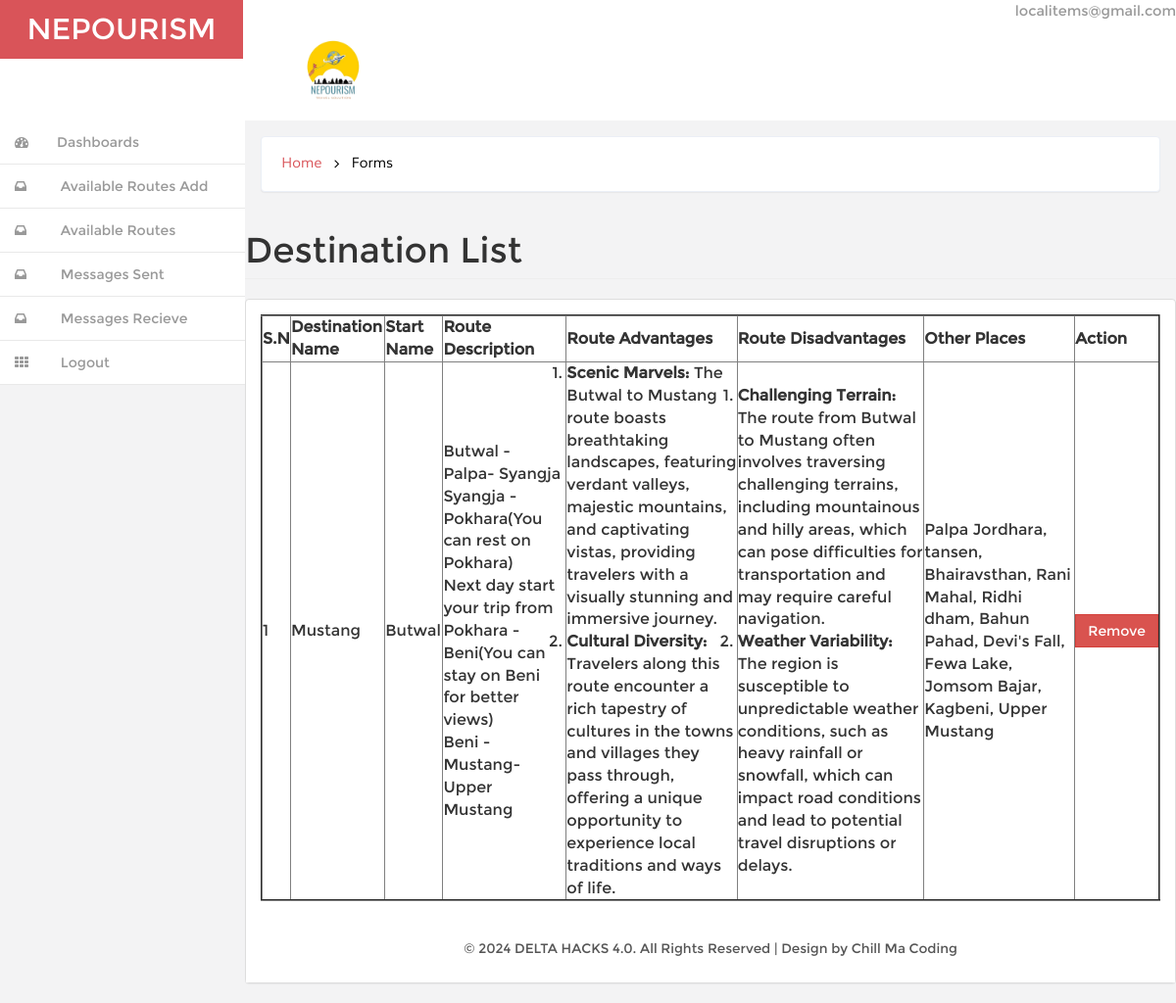
/admin/availableroute (signed in), run on the app's committed database.
### tables this page shows
CREATE TABLE `tbl_available` (
  `id` int(11) NOT NULL,
  `admin_email` varchar(100) DEFAULT NULL,
  `route_id` int(11) DEFAULT NULL
);

CREATE TABLE `tbl_route` (
  `id` int(11) NOT NULL,
  `dest_name` varchar(100) NOT NULL,
  `start_name` varchar(100) NOT NULL,
  `route_desc` text NOT NULL,
  `adv_routes` text NOT NULL,
  `des_routes` text NOT NULL,
  `other_places` varchar(255) NOT NULL
);

### admin/controller/admincontroller.php (called while the page is built, shortened)
<?php
class admincontroller extends controller
{
	function __construct()
	{
		$this->route=$this->loadmodel("route");
		$this->available=$this->loadmodel("available");
	}
	function availableroute()
	{
		$this->available->admin_email=sessionhelper::get('admin');
		$this->output1=$this->available->availablerouteadmin();
		$this->loadview("availableroutes");
	}
			}
?>

### admin/config/config.php (called while the page is built, shortened)
<?php
function base_url($atRoot=FALSE, $atCore=FALSE, $parse=FALSE) {
        if (isset($_SERVER['HTTP_HOST'])) {
            $http = isset($_SERVER['HTTPS']) && strtolower($_SERVER['HTTPS']) !== 'off' ? 'https' : 'http';
            $hostname = $_SERVER['HTTP_HOST'];
            $dir =  str_replace(basename($_SERVER['SCRIPT_NAME']), '', $_SERVER['SCRIPT_NAME']);
            $core = preg_split('@/@', str_replace($_SERVER['DOCUMENT_ROOT'], '', realpath(dirname(__FILE__))), NULL, PREG_SPLIT_NO_EMPTY);
            $core = $core[0];
            $tmplt = $atRoot ? ($atCore ? "%s://%s/%s/" : "%s://%s/") : ($atCore ? "%s://%s/%s/" : "%s://%s%s");
            $end = $atRoot ? ($atCore ? $core : $hostname) : ($atCore ? $core : $dir);
            $base_url = sprintf( $tmplt, $http, $hostname, $end );
        }
        else $base_url = 'http://localhost/';
        return $base_url;
}
?>

### admin/session/session.class.php (called while the page is built, shortened)
<?php
class sessionhelper
{
	static function get($var)
	{
		return $_SESSION[$var];
	}
 }
 ?>

### admin/libs/model.php (called while the page is built, shortened)
<?php
class common{
	function __construct(){
		$this->con=new mysqli('localhost','root','','ggnepal');
	}
	function select($sql){
		$res=$this->con->query($sql);
		$data=[];
		if ($res->num_rows>0) {
			while ($row=$res->fetch_object()) {
				$data[]=$row;
			}
		}
		return $data;
	}
}
?>

### admin/model/available.model.php (called while the page is built, shortened)
<?php
class available extends common
{
	public $route_id,$admin_email;
	function availablerouteadmin()
	{
		$sql="select * from tbl_available where admin_email='$this->admin_email'";
		return $this->select($sql);
	}
}
?>

### admin/model/route.model.php (called while the page is built, shortened)
<?php
class route extends common
{
	function routedetail($route_id)
	{
		$sql="select * from tbl_route where id='$route_id'";
		return $this->select($sql);
	}
}

### admin/view/availableroutes.php (the view)
             <div class="banner">
               <h2>
                      <a href="index.html">Home</a>
                      <i class="fa fa-angle-right"></i>
                      <span>Forms</span>
                      </h2>
            </div>
<div class="row">
  <div class="col-lg-12">
    <h1 class="page-header">Destination List</h1>
  </div>
</div>
  <div class="row">
<div class="col-md-12">
  <div class="panel panel-default">
    <div class="panel-body">
      <table data-toggle="table" data-url="tables/data1.json"  data-show-refresh="true" data-show-toggle="true" data-show-columns="true" data-search="true" data-select-item-name="toolbar1" data-pagination="true" data-sort-name="name" border="2">
               <thead>
    <tr>
      <th data-field="sn">S.N</th>
                      <th data-field="sem">Destination Name</th>
                      <th data-field="pro">Start Name</th>
                      <th data-field="sem"> Route Description</th>
                      <th data-field="sem">Route Advantages</th>
                    <th data-field="Faculty Name">Route Disadvantages</th>
                    <th data-field="Faculty Name">Other Places</th>
                    <th data-field="Remove">Action</th>
    </tr></thead>
               <tbody>
                      <?php
                      $sn=0;
                      foreach($this->output1 as $ou)
                      {
                        $o=$this->route->routedetail($ou->route_id);
                             $sn++;
                             echo "<tr><td>$sn</td>";
                             echo "<td>".$o[0]->dest_name."</td>";
                             echo "<td>".$o[0]->start_name."</td>";
                             echo "<td>".$o[0]->route_desc."</td>";
                             echo "<td>".$o[0]->adv_routes."</td>";
                             echo "<td>".$o[0]->des_routes."</td>";
                             echo "<td>".$o[0]->other_places."</td>";
                             echo "<td><a href='remove?id=".$o[0]->id."' class='btn btn-danger'>Remove</td>";
                      }
                      ?>
               </tbody>
  </table>
 </div>

### admin/index.php (shortened to what this page needs)
<?php
require_once 'config/config.php';
require_once 'libs/controller.php';
require_once 'libs/model.php';
require_once 'session/session.class.php';
$url=[];
if(isset($_GET['p'])){
$url=explode('/',$_GET['p']);
}
else
{
	$url[0]='index';
}
$count=count($url);
if ($count==1) {
	require_once "controller/admincontroller.php";
	$admin=new admincontroller;
	if($url[0]=='index')
	{
		$admin->index();
	}
	else if($url[0]=='post.login')
	{
		$admin->login();
	}
	else if($url[0]=="dashboard")
	{
		$admin->dashboard();
	}
	else if($url[0]=="availableroute")
	{
		$admin->availableroute();
	}
}
?>

### admin/libs/controller.php (shortened to what this page needs)
<?php
class controller{
	function loadmodel($modelname){
		$path='model/'.$modelname.'.model'.'.php';
		return new $modelname;
	}
	function loadview($viewname,$header=true,$footer=true){
		$path='view/'.$viewname.'.php';
		if ($header) {
			require_once 'view/layout/header.php';
		}
		require_once $path;
		if ($footer) {
			require_once 'view/layout/footer.php';
		}
	}
}
?>

### admin/view/layout/header.php (shortened to what this page needs)
<!DOCTYPE HTML>
<html>
<head>
<link href="<?php echo base_url() ?>view/css/bootstrap.min.css" rel='stylesheet' type='text/css' />
<link href="<?php echo base_url() ?>view/css/style.css" rel='stylesheet' type='text/css' />
<link href="<?php echo base_url() ?>view/css/font-awesome.css" rel="stylesheet">
<link href="<?php echo base_url() ?>view/css/custom.css" rel="stylesheet">
</head>
<body>
        <nav class="navbar-default navbar-static-top" role="navigation">
             <div class="navbar-header">
               <h1> <a class="navbar-brand" href="index">NEPOURISM</a></h1>
			   </div>
			 <div class=" border-bottom">
        	<div class="full-left">
        	  <section class="full-top">
				<button id="toggle"><img src="<?php echo base_url().'view/images/logo.png' ?>" height="100px" width="100px"></button>
			</section>
            <div class="clearfix"> </div>
           </div>
		    <div class="drop-men" >
		        <ul class=" nav_1">
					<li class="dropdown">
		              <a href="#" class="dropdown-toggle dropdown-at" data-toggle="dropdown"><span class=" name-caret">
		              	<?php
		              $val=sessionhelper::get('admin');
		              echo $val;
		               ?>
		            </li>
		        </ul>
		     </div>
			<div class="clearfix">
     </div>
		    <div class="navbar-default sidebar" role="navigation">
                <div class="sidebar-nav navbar-collapse">
                <ul class="nav" id="side-menu">
                    <li>
                        <a href="<?php echo 'dashboard' ?>" class=" hvr-bounce-to-right"><i class="fa fa-dashboard nav_icon "></i><span class="nav-label">Dashboards</span> </a>
                    </li>
					 <li>
                        <a href="<?php echo 'addroutes' ?>" class=" hvr-bounce-to-right"><i class="fa fa-inbox nav_icon"></i> <span class="nav-label">Available Routes Add</span> </a>
                    </li>
                    <li>
                        <a href="<?php echo 'availableroute' ?>" class=" hvr-bounce-to-right"><i class="fa fa-inbox nav_icon"></i> <span class="nav-label">Available Routes</span> </a>
                    </li>
                    <li>
                         <a href="<?php echo 'sentmessage' ?>" class=" hvr-bounce-to-right"><i class="fa fa-inbox nav_icon"></i> <span class="nav-label">Messages Sent</span> </a>
                    </li>
                     <li>
                         <a href="<?php echo 'recievemessage' ?>" class=" hvr-bounce-to-right"><i class="fa fa-inbox nav_icon"></i> <span class="nav-label">Messages Recieve</span> </a>
                    </li>
                    <li>
                        <a href="<?php echo 'logout' ?>" class=" hvr-bounce-to-right"><i class="fa fa-th nav_icon"></i> <span class="nav-label">Logout</span> </a>
                    </li>
                </ul>
            </div>
			</div>
        </nav>
        <div id="page-wrapper" class="gray-bg dashbard-1">
       <div class="content-main">

### admin/view/layout/footer.php (shortened to what this page needs)
<div class="copy">
             <p> &copy; 2024 DELTA HACKS 4.0. All Rights Reserved | Design by Chill Ma Coding  </p>	    </div>
	    </div>
		</div>
       </div>
     </div>
</body>
</html>

### admin/view/css/style.css (style rules this page uses)
h4, h5, h6, h1, h2, h3 { margin: 0; }
ul, ol { margin: 0;padding: 0; }
p { margin: 0; }
html, body { font-family:'Montserrat-Regular'; font-size: 100%; background:#F3F3F4; overflow-x: hidden; }
body a { transition:0.5s all; -webkit-transition:0.5s all; -moz-transition:0.5s all; -o-transition:0.5s all; -ms-transition:0.5s all; }
.navbar-default.sidebar { background-color: #fff; }
h1 a.navbar-brand { color: #fff !important; font-size: 30px; font-weight: 500; padding: 20px 0px; background: #d95459; text-align: center; width:248px; height: 60px; }
i.nav_icon { color: #fff; margin-right:6px; }
.sidebar ul li a { color: #999; font-size:14px; }
.hvr-bounce-to-right { display: inline-block; vertical-align: middle; -webkit-transform: translateZ(0); transform: translateZ(0); box-shadow: 0 0 1px rgba(0, 0, 0, 0); -webkit-backface-visibility: hidden; backface-visibility: hidden; -moz-osx-font-smoothing: grayscale; position: relative; -webkit-transition-property: color; transition-property: color; -webkit-transition-duration: 0.5s; transition-duration: 0.5s; }
.hvr-bounce-to-right:before { content: ""; position: absolute; z-index: -1; top: 0; left: 0; right: 80%; bottom: 0; background:#7f8c8d; -webkit-transform: scaleX(0); transform: scaleX(0); -webkit-transform-origin: 0 50%; transform-origin: 0 50%; -webkit-transition-property: transform; transition-property: transform; -webkit-transition-duration: 0.5s; transition-duration: 0.5s; -webkit-transition-timing-function: ease-out; transition-timing-function: ease-out; }
.nav > li > a { color: #999; font-weight:500; padding: 0px 20px 0px 0px; font-size: 0.85em; border-bottom: 1px solid #E9E9E9; }
.nav > li > a i { margin-right: 14px; }
i.nav_icon { color: #999; padding: 15px; width: 44px; height: 44px; }
@media (min-width: 768px) { #page-wrapper { position: inherit; margin: 0 0 0 240px; min-height: 1000px; } }
a.dropdown-toggle.dropdown-at { border-bottom: none; }
.content-main { background-color: #F3F3F4; padding-top: 1em; }
.full-top { float:left; }
.border-bottom { background-color: #fff; }
.full-left { float: left; width: 40%; margin-left: 3%; margin-top: 1.3em; }
.full-left button { background: none; border: none; outline: none; color: #B3AEAE; font-size: 0.9em; }
.drop-men { float: right; }
.dropdown-at { padding: 0 !important; position: relative; color: #999; font-size: 0.9em; text-decoration: none ; }
.dropdown, .dropup { display: inline-block; padding:0; }
.banner { background: #fff; display: block; margin: 0em 1em ; padding:1em; border: 1px solid #ebeff6; border-color: #ebeff6; border-radius: 4px; -webkit-border-radius: 4px; -o-border-radius: 4px; -moz-border-radius: 4px; -ms-border-radius: 4px; -webkit-box-shadow: 0 1px 1px rgba(0,0,0,.05); box-shadow: 0 1px 1px rgba(0,0,0,.05); }
.banner h2 { font-size:0.9em; }
.banner h2 a { color:#D95459; text-decoration:none; font-family: 'Muli-Regular'; padding:0.3em ; }
.banner h2 span { color:#000; font-family: 'Muli-Regular'; padding:0.3em ; }
.banner h2 i { color:#000; vertical-align:middle; padding:0.3em ; }
.btn { border-radius: 0px; outline: none; }
.copy { background:#fff; text-align:center; padding:1.5em 0; }
.copy p, .copy-right p { font-size:0.85em; color:#555; }

### admin/view/css/custom.css (style rules this page uses)
#page-wrapper { min-height: 568px; }
@media (min-width:768px) { #page-wrapper { position: inherit; margin: 0 0 0 250px; } }
.sidebar .sidebar-nav.navbar-collapse { padding-right: 0; padding-left: 0; }
@media (min-width:768px) { .sidebar { z-index: 1; position: absolute; width: 250px; } }

### data on the page
tbl_available: route.dest_name "Mustang", route.start_name "Butwal", route.route_desc "Butwal - Palpa- Syangja Syangja - Pokhara(You can rest on Pokhara) Next day start your trip from Pokhara - Beni(You can stay on Beni for better views) Beni - Mustang- Upper Mustang", route.adv_routes "Scenic Marvels: The Butwal to Mustang route boasts breathtaking landscapes, featuring verdant valleys, majestic mountains, and captivating vistas, providing travelers with a visually stunning and immersive journey. Cultural Diversity: Travelers along this route encounter a rich tapestry of cultures in the towns and villages they pass through, offering a unique opportunity to experience local traditions and ways of life.", route.des_routes "Challenging Terrain: The route from Butwal to Mustang often involves traversing challenging terrains, including mountainous and hilly areas, which can pose difficulties for transportation and may require careful navigation. Weather Variability: The region is susceptible to unpredictable weather conditions, such as heavy rainfall or snowfall, which can impact road conditions and lead to potential travel disruptions or delays.", route.other_places "Palpa Jordhara, tansen, Bhairavsthan, Rani Mahal, Ridhi dham, Bahun Pahad, Devi's Fall, Fewa Lake, Jomsom Bajar, Kagbeni, Upper Mustang"

### other printed values
$val "localitems@gmail.com"
